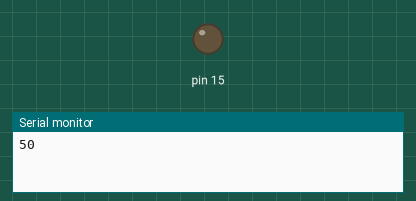
Recording of a sketch running on a simulated Arduino Uno, built with avr-gcc and run on an emulated ATmega328P. Shown: output pins drawn as LEDs (lit = HIGH), the last lines printed to the serial monitor.

Above: at 1.5 s.
At 5.2 s:
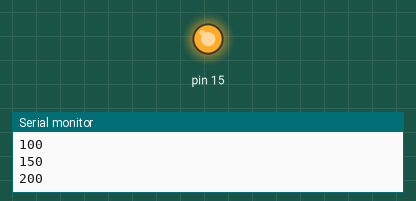
Timing chart, 0 to 9.8 s (numbered marks = the images above):
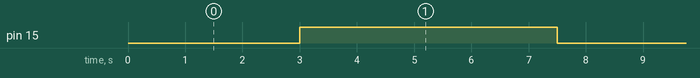

The sketch:

ESP_Fan.ino
```cpp
void setup() {
  Serial.begin(115200);

  pinMode(15, OUTPUT);

}

void loop() {
  // put your main code here, to run repeatedly:

 /*
  analogWrite(15, 50);
  delay(2000);
  Serial.println("50");

  analogWrite(15, 100);
  delay(2000);
  Serial.println("100");

  analogWrite(15, 150);
  delay(2000);
  Serial.println("150");
  */

  for(int i=50; i <255; i=i+50){

   Serial.println(i);
   analogWrite(15, i);
   delay(1500);

  }


}
```

Measured:
- by itself, pin 15: alternates HIGH for 4.5 s and LOW for 3.0 s
